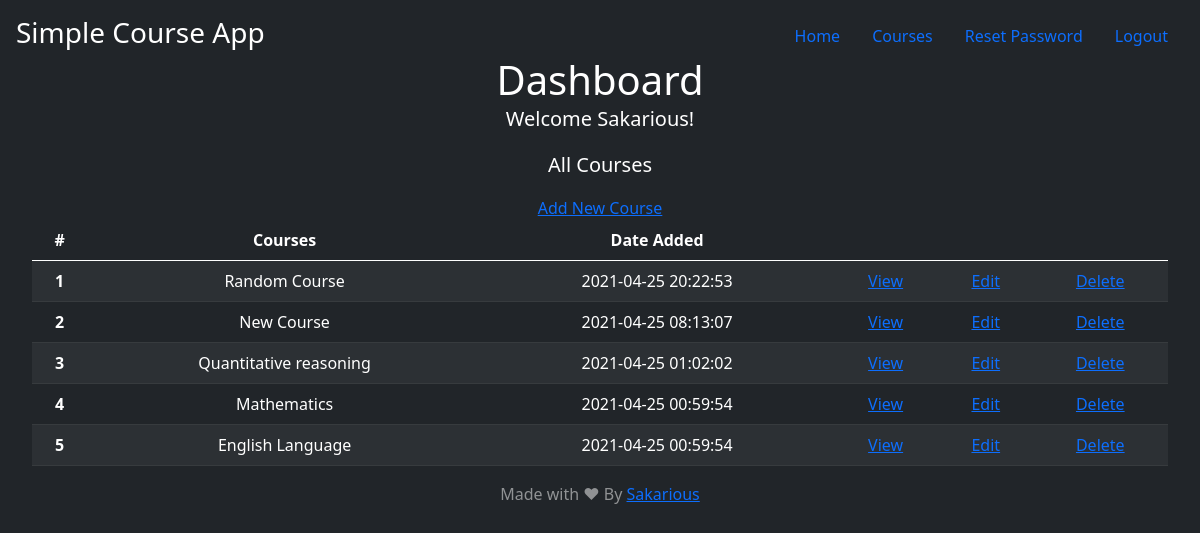
The app's page /dashboard.php (signed in) with its own data.
### tables this page shows
CREATE TABLE `course` (
  `id` int(11) NOT NULL,
  `user_id` int(11) NOT NULL,
  `course_name` varchar(255) NOT NULL,
  `created_date` datetime NOT NULL DEFAULT current_timestamp()
);

### dashboard.php (the view, shortened to what this page needs)
<?php require_once('inc/header.php'); ?>
<?php
    $sqli = "SELECT * FROM course ";
    $sqli .= "WHERE user_id=";
    $sqli .= "'". $_SESSION['id'] . "' ";
    $sqli .= "ORDER by created_date DESC";
    $resultset = mysqli_query($db, $sqli);
?>
  <main class="px-3">
        <h1 class="cover-heading mb-0">Dashboard</h1>
        <p class="lead">Welcome <?php echo $_SESSION['name']; ?>!</p>
        <p class="lead">All Courses</p>
        <a href="<?php echo ROOT_URL."addcourse.php"?>">Add New Course</a>
        <table class="table table-dark table-striped">
    <thead>
    <tr>
      <th scope="col">#</th>
      <th scope="col">Courses</th>
      <th scope="col">Date Added</th>
      <th scope="col">&nbsp;</th>
      <th scope="col">&nbsp;</th>
      <th scope="col">&nbsp;</th>
    </tr>
  </thead>
  <tbody>
    <?php $counter = 0; while ($course = mysqli_fetch_assoc($resultset)) { $counter++ ?>
    <tr>
      <th scope="row"><?php echo $counter ?></th>
      <td><?php echo $course['course_name']; ?></td>
      <td><?php echo $course['created_date']; ?></td>
      <td><a href="<?php echo ROOT_URL."viewcourse.php?id=" . $course['id'] ?>">View</a></td>
      <td> <a href="<?php echo ROOT_URL."editcourse.php?id=" . $course['id'] ?>">Edit</a></td>
      <td> <a href="<?php echo ROOT_URL."deletecourse.php?id=" . $course['id'] ?>">Delete</a></td>
    </tr>
    <?php } ?>
  </tbody>
    </table>
    </main>
<?php require_once('inc/footer.php'); ?>

### inc/header.php (shortened to what this page needs)
<!doctype html>
<html lang="en">
  <head>
    <link href="<?php echo ROOT_URL; ?>assets/css/bootstrap.min.css" rel="stylesheet">
  </head>
  <body class="d-flex h-100 text-center text-white bg-dark">
<div class="cover-container d-flex w-100 h-100 p-3 mx-auto flex-column">
  <header class="mb-auto">
    <div>
      <h3 class="float-md-start mb-0">Simple Course App</h3>
      <nav class="nav nav-masthead justify-content-center float-md-end">
        <a class="nav-link active" aria-current="page" href="<?php echo ROOT_URL; ?>">Home</a>
        <?php if(isset($_SESSION['isLoggedIn'])) : ?>
        <a class="nav-link" href="<?php echo ROOT_URL; ?>dashboard.php">Courses</a>
        <a class="nav-link" href="<?php echo ROOT_URL; ?>reset.php">Reset Password</a>
        <a class="nav-link" href="<?php echo ROOT_URL; ?>logout.php">Logout</a>
        <?php else : ?>
        <a class="nav-link" href="<?php echo ROOT_URL; ?>login.php">Login</a>
        <a class="nav-link" href="<?php echo ROOT_URL; ?>register.php">Register</a>
        <?php endif; ?>
      </nav>
    </div>
  </header>

### inc/footer.php (shortened to what this page needs)
<footer class="mt-auto text-white-50">
        <div class="inner">
          <p>Made with ❤ By <a href="https://github.com/sakarious">Sakarious</a></p>
        </div>
      </footer>
    </div>
  </body>
</html>

### records on screen
course: course_name "Random Course", created_date "2021-04-25 20:22:53"
course: course_name "New Course", created_date "2021-04-25 08:13:07"
course: course_name "Quantitative reasoning", created_date "2021-04-25 01:02:02"
course: course_name "Mathematics", created_date "2021-04-25 00:59:54"
course: course_name "English Language", created_date "2021-04-25 00:59:54"

### other values on screen
$_SESSION['name'] "Sakarious"
